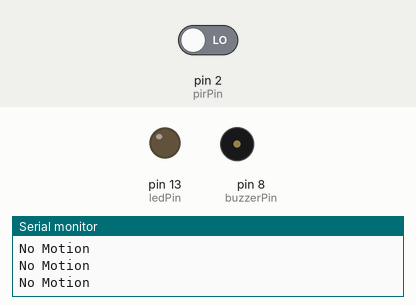
Bench run of a sketch on a simulated Arduino Uno, built with avr-gcc and run on an emulated ATmega328P. On the bench: output pins drawn as LEDs (lit = HIGH), buzzer (waves = sounding), the last lines printed to the serial monitor. The inputs (shaded band) are chosen by the test bench; at power-on: pin 2 (pirPin) LOW.

Above: at 1.2 s.
1.3 s: pin 2 (pirPin) driven HIGH
At 2.6 s:
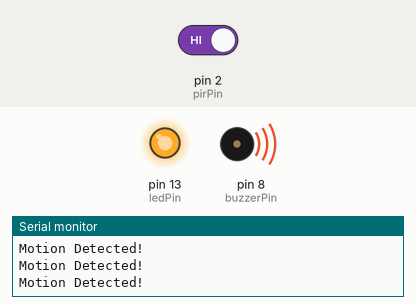
2.9 s: pin 2 (pirPin) driven LOW
At 4.0 s:
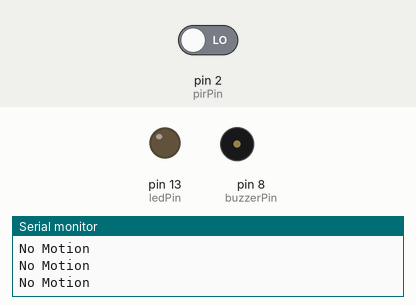
Timing chart, 0 to 5.9 s (numbered marks = the images above; inputs shaded):
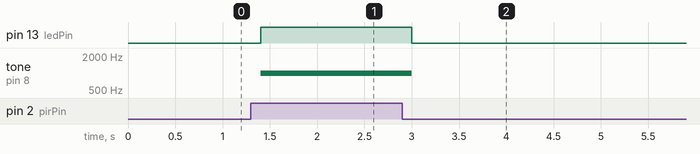

The sketch:

pir.ino
```cpp
int pirPin = 2;
int buzzerPin = 8;
int ledPin = 13;

void setup() {
  pinMode(pirPin, INPUT);
  pinMode(buzzerPin, OUTPUT);
  pinMode(ledPin, OUTPUT);

  Serial.begin(9600);
}

void loop() {
  int motion = digitalRead(pirPin);

  if (motion == HIGH) {
    Serial.println("Motion Detected!");

    digitalWrite(ledPin, HIGH);
    tone(buzzerPin, 1000);
  }
  else {
    Serial.println("No Motion");

    digitalWrite(ledPin, LOW);
    noTone(buzzerPin);
  }

  delay(200);
}
```

Measured:
- after the input at 1.3 s, pin 13 (ledPin): LOW → HIGH after 0.10 s; tone on pin 8 (buzzerPin): silent → 1000 Hz after 0.10 s
- after the input at 2.9 s, pin 13 (ledPin): HIGH → LOW after 0.10 s; tone on pin 8 (buzzerPin): 1000 Hz → silent after 0.10 s
